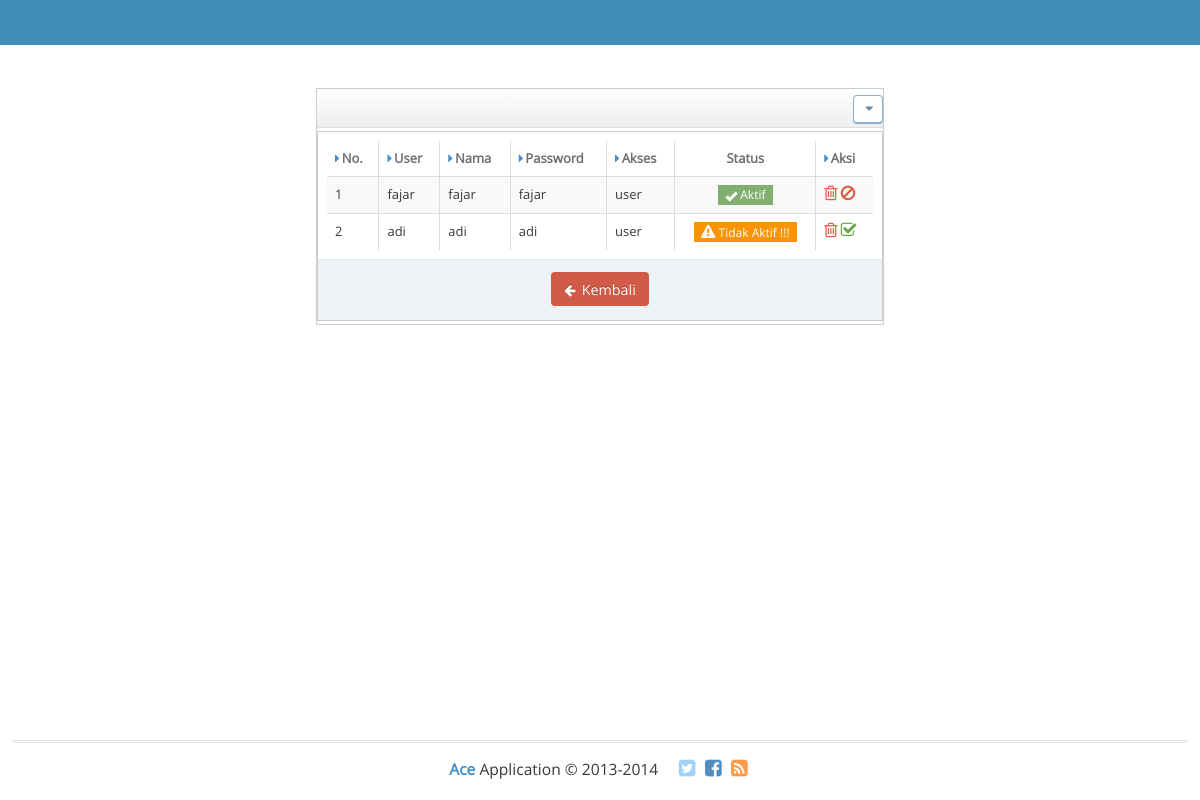
Screenshot of /index.php/chat/tampil_user with the database file from the repository.
### tables this page shows
CREATE TABLE `users` (
  `id_user` int(10) NOT NULL,
  `user` varchar(15) DEFAULT NULL,
  `nama` varchar(25) DEFAULT NULL,
  `pass` varchar(255) DEFAULT NULL,
  `status` varchar(15) DEFAULT NULL,
  `akses` varchar(15) DEFAULT NULL,
  `created_at` datetime DEFAULT NULL
);

### application/controllers/Chat.php (called while the page is built, shortened)
<?php
class Chat extends CI_Controller {
    function __construct(){
        $this->load->model('M_chat');
    }
    public function tampil_user(){
            $data['user']   = $this->session->userdata('user');
            $data['akses']  = $this->session->userdata('akses');
            $data['status'] = $this->session->userdata('status');
            $data['title']  = 'Halaman Data User';
            $data['tampil_user']    = $this->M_chat->tampil_user();
            $this->load->view('layout/header', $data);
            $this->load->view('layout/nav', $data);
            $this->load->view('layout/con_datauser', $data);
            $this->load->view('layout/footer', $data);
    }
}

### index.php (called while the page is built, shortened)
<?php
require_once BASEPATH.'core/CodeIgniter.php';

### application/models/M_chat.php (called while the page is built, shortened)
<?php
class M_chat extends CI_Model {
    public function tampil_user(){
        $gas = $this->db->query("SELECT * FROM users WHERE akses != 'admin'");
        return $gas->result();
    }
}

### application/views/layout/con_datauser.php (the view)
             <div class="widget-box">
                            <div class="widget-body">
                                <div class="widget-main no-padding">
                                    <div class="dialogs">
                                            <table class="table table-bordered table-striped">
                                                <thead class="thin-border-bottom">
                                                    <tr>
                                                        <th>
                                                            <i class="ace-icon fa fa-caret-right blue"></i>No.
                                                        </th>
                                                        <th>
                                                            <i class="ace-icon fa fa-caret-right blue"></i>User
                                                        </th>
                                                        <th>
                                                            <i class="ace-icon fa fa-caret-right blue"></i>Nama
                                                        </th>
                                                        <th class="hidden-480">
                                                            <i class="ace-icon fa fa-caret-right blue"></i>Password
                                                        </th>
                                                        <th class="hidden-480">
                                                            <i class="ace-icon fa fa-caret-right blue"></i>Akses
                                                        </th>
                                                        <th class="hidden-480">
                                                            <center>Status</center>
                                                        </th>
                                                        <th class="hidden-480">
                                                            <i class="ace-icon fa fa-caret-right blue"></i>Aksi
                                                        </th>
                                                    </tr>
                                                </thead>
                                                <tbody>
                                                    <?php $no=1; foreach($tampil_user as $tu){ ?>
                                                    <tr>
                                                        <td><?php echo $no++; ?></td>
                                                        <td><?php echo $tu->user; ?></td>
                                                        <td><?php echo $tu->nama; ?></td>
                                                        <td><?php echo $tu->pass; ?></td>
                                                        <td><?php echo $tu->akses; ?></td>
                                                        <td><center><?php if($tu->status == 'aktif'): ?>
                                                            <span class="label label-success">
                                                                <i class="ace-icon glyphicon glyphicon-ok"></i>
                                                                Aktif
                           </span>
                                                            <?php else: ?>
                                                                <span class="label label-warning">
                                                                <i class="ace-icon fa fa-exclamation-triangle bigger-120"></i>
                                                                Tidak Aktif !!!
                           </span>
                                                        <?php endif ?></center></td>
                                                        <td>
                                                            <a href="<?php echo base_url("chat/hapus_user/$tu->id_user") ?>" onclick="return confirm('Yakin Mau Dihapus Datanya ???')" title="Hapus Data" class="red"><i class="ace-icon fa fa-trash-o bigger-130"></i></a>
                                                            <?php if($tu->status == 'aktif'): ?>
                                                            <a href="<?php echo base_url("chat/nonaktif_user/$tu->id_user") ?>" title="Nonaktifkan User" class="red"><i class="ace-icon fa fa-ban bigger-130"></i></a>
                                                             <?php else: ?>
                                                            <a href="<?php echo base_url("chat/aktif_user/$tu->id_user") ?>" title="Atifkan User" class="green"><i class="ace-icon fa fa-check-square-o bigger-130"></i></a>
                                                            <?php endif ?>
                                                        </td>
                                                    </tr>
                                                    <?php } ?>
                                                </tbody>
                                            </table>
                                </div>
                            </div>
                                <div class="modal-footer">
                                    <div class="center">
                                        <a href="<?php echo base_url() ?>chat/index" class="btn btn-sm btn-primary btn-danger btn-round">
                                            <i class="icon-on-left ace-icon fa fa-arrow-left"></i>
                                            <span class="bigger-110">Kembali</span>
                                        </a>
                                    </div>
                                </div>
                        </div>
                    </div>
                                                            </div>
                </div>
            </div>
        </div>
    </div>
</div>
</div>

### rows the page displays
users: user "fajar", nama "fajar", pass "fajar", akses "user", status "aktif" (drawn)
users: user "adi", nama "adi", pass "adi", akses "user", status "t_aktif" (drawn)
